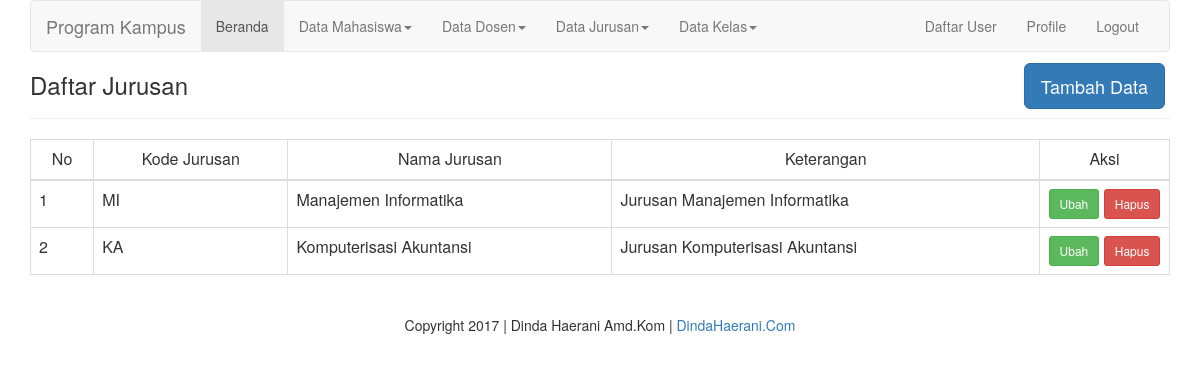
Screenshot of /?page=jurusan-read (signed in) with the database file from the repository.
### tables this page shows
CREATE TABLE IF NOT EXISTS `jurusan` (
  `jurusan_id` int(11) NOT NULL AUTO_INCREMENT,
  `jurusan_kode` varchar(100) NOT NULL,
  `jurusan_nama` varchar(100) NOT NULL,
  `jurusan_keterangan` varchar(255) NOT NULL,
  PRIMARY KEY (`jurusan_id`)
);

### theme/home.php (called while the page is built)
<?php
	include "kepala.php";
	include "isi.php";
	include "kaki.php";
?>

### index.php (called while the page is built, shortened)
<?php
	include "theme/home.php";
?>

### module/jurusan/read.php (the view, shortened to what this page needs)
<?php
	include "module/config/koneksi.php";
	$query		= "
					SELECT *
					FROM jurusan
				";
	$result 	= mysqli_query($link,$query);
	?>
		<h3>Daftar Jurusan</h3><a href="?page=jurusan-create" class="btn btn-primary btn-lg navbar-right" style="margin-top: -45; margin-right: 5;" >Tambah Data</a>
		<hr />
		<table class="table table-bordered table-hover table-strip">
			<thead>
				<td align="center">No</td>
				<td align="center">Kode Jurusan</td>
				<td align="center">Nama Jurusan</td>
				<td align="center">Keterangan</td>
				<td align="center">Aksi</td>
			</thead>
			<tbody>
	<?php
	$no 	= 1;
	while($data = mysqli_fetch_array($result)){
		?>
		<tr>
			<td><?php echo $no; ?></td>
			<td><?php echo $data['jurusan_kode']; ?></td>
			<td><?php echo $data['jurusan_nama']; ?></td>
			<td><?php echo $data['jurusan_keterangan']; ?></td>
			<td  width="130px" align="center">
				<a class="btn btn-success btn-sm" href="?page=jurusan-update&id=<?php echo $data['jurusan_id']; ?>">Ubah</a>
				<a class="btn btn-danger btn-sm" href="?page=jurusan-delete&id=<?php echo $data['jurusan_id']; ?>">Hapus</a>
			</td>
		</tr>
		<?php
		$no++;
	}
	?>
		</table>

### rows the page displays
jurusan: jurusan_kode "MI", jurusan_nama "Manajemen Informatika", jurusan_keterangan "Jurusan Manajemen Informatika"
jurusan: jurusan_kode "KA", jurusan_nama "Komputerisasi Akuntansi", jurusan_keterangan "Jurusan Komputerisasi Akuntansi"
